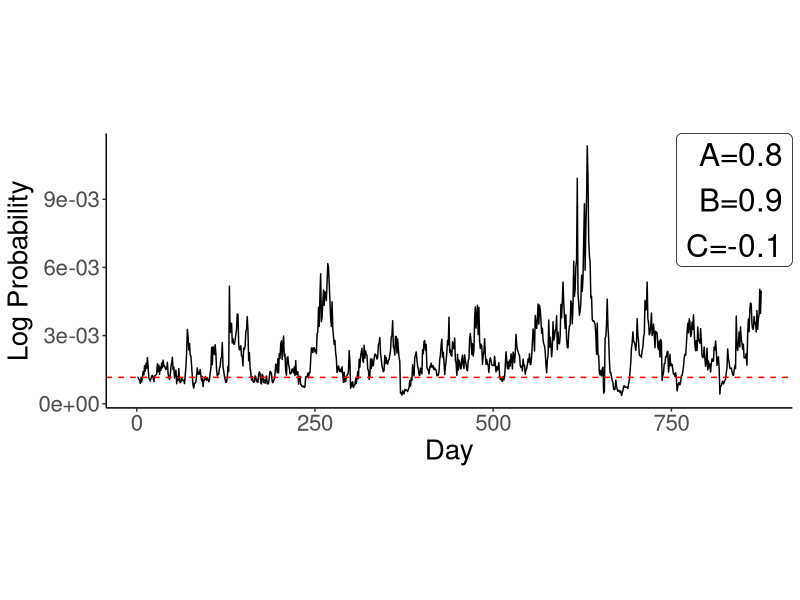
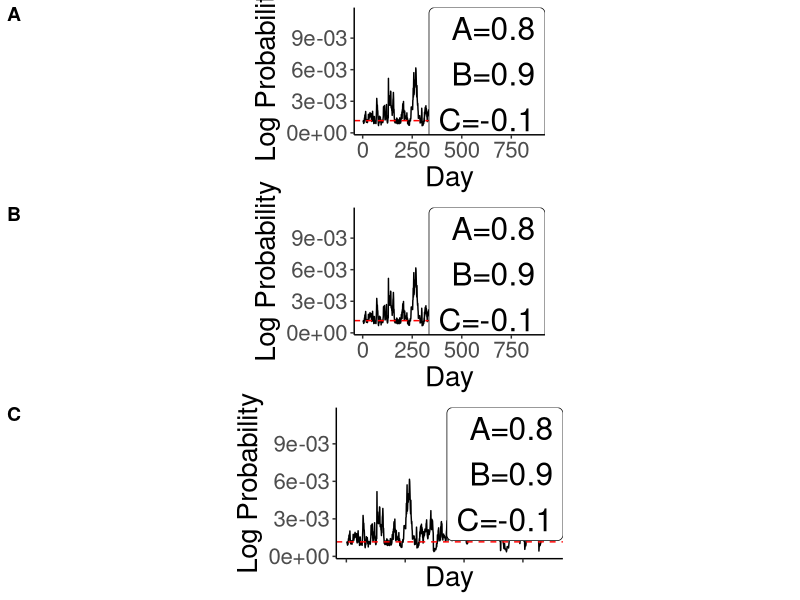
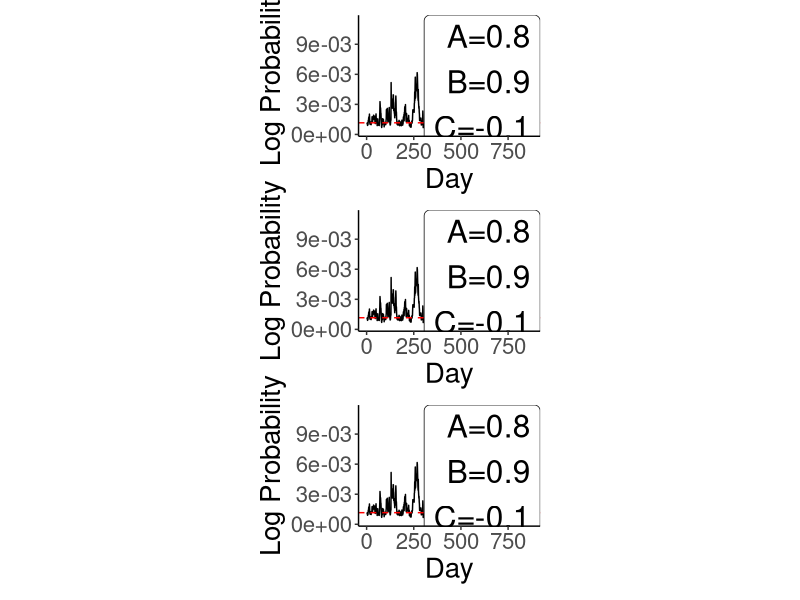

The R source for these figures, in order:
# random noise (sigma.jump > 0, rest are 0)
# 0<B<1
# B>1
# C > 0
# C < 0
library(ggplot2)
library(ggpubr)
library(patchwork)
library(sfsmisc)
library(scales)
theme_set(theme_classic())

ndays <- 876

theta <- 4.162401669
mu <- -6.759018633
sigma.jump <- 4.629432253
sigma.drift <- 1
s <- 0.200813801
A <- 0.785119755
B <- 0.907851074
C <- -0.113559324
						
inv_logit <- function(x) { 1/(1+exp(-x)) }

l <- rep(0,ndays) # Not sure what to start on
for(t in 3:ndays) {
  
  if(runif(1) < inv_logit(theta)) {
    l[t] <- rnorm(1, mean=B*l[t-1] + C*(l[t-1]-l[t-2]), sd=sigma.drift)
  }
  else {
    l[t] <- rnorm(1, mean=0, sd=sigma.jump)
  }
}

# convert into probabilities
t <- (1:ndays)/ndays # day scaled to be 0->1
p <- exp(mu+A*t+s*l)
df = data.frame(t,p)

ggplot(aes(x=t*876,y=p), data = df) + 
  geom_line() +
  geom_hline(yintercept = exp(mu), color = 'red', linetype = 'dashed') +
  theme(text = element_text(size=20), aspect.ratio=2/5) +
  scale_y_continuous(label=scientific_format(digits=1))+
  ylab("Log Probability")+
  xlab("Day")+
  annotate("label", x = Inf, y = Inf, 
           hjust = 1, vjust = 1, 
           size = 8,
           label = sprintf("A=%.1f\nB=%.1f\nC=%.1f",A,B,C))








a = ggplot(aes(x=t*876,y=p), data = df) + 
  geom_line() +
  geom_hline(yintercept = exp(mu), color = 'red', linetype = 'dashed') +
  theme(text = element_text(size=20), aspect.ratio=2/3) +
  scale_y_continuous(label=scientific_format(digits=1))+
  ylab("Log Probability")+
  xlab("Day")+
  annotate("label", x = Inf, y = Inf, 
           hjust = 1, vjust = 1, 
           size = 8,
           label = sprintf("A=%.1f\nB=%.1f\nC=%.1f", A,B,C)) 

b = ggplot(aes(x=t*876,y=p), data = df) + 
  geom_line() +
  geom_hline(yintercept = exp(mu), color = 'red', linetype = 'dashed') +
  theme(text = element_text(size=20), aspect.ratio=2/3) +
  scale_y_continuous(label=scientific_format(digits=1))+
  ylab("Log Probability")+
  xlab("Day")+
  annotate("label", x = Inf, y = Inf, 
           hjust = 1, vjust = 1, 
           size = 8,
           label = sprintf("A=%.1f\nB=%.1f\nC=%.1f", A,B,C)) 
 
c = ggplot(aes(x=t*876,y=p), data = df) + 
  geom_line() +
  geom_hline(yintercept = exp(mu), color = 'red', linetype = 'dashed') +
  theme(text = element_text(size=20), aspect.ratio=2/3) +
  scale_y_continuous(label=scientific_format(digits=1))+
  ylab("Log Probability")+
  xlab("Day")+
  annotate("label", x = Inf, y = Inf, 
           hjust = 1, vjust = 1, 
           size = 8,
           label = sprintf("A=%.1f\nB=%.1f\nC=%.1f", A,B,C))



ggarrange(a, b, c + rremove("x.text"), 
          labels = c("A", "B", "C"),
          ncol = 1, nrow = 3)

a/b/c
